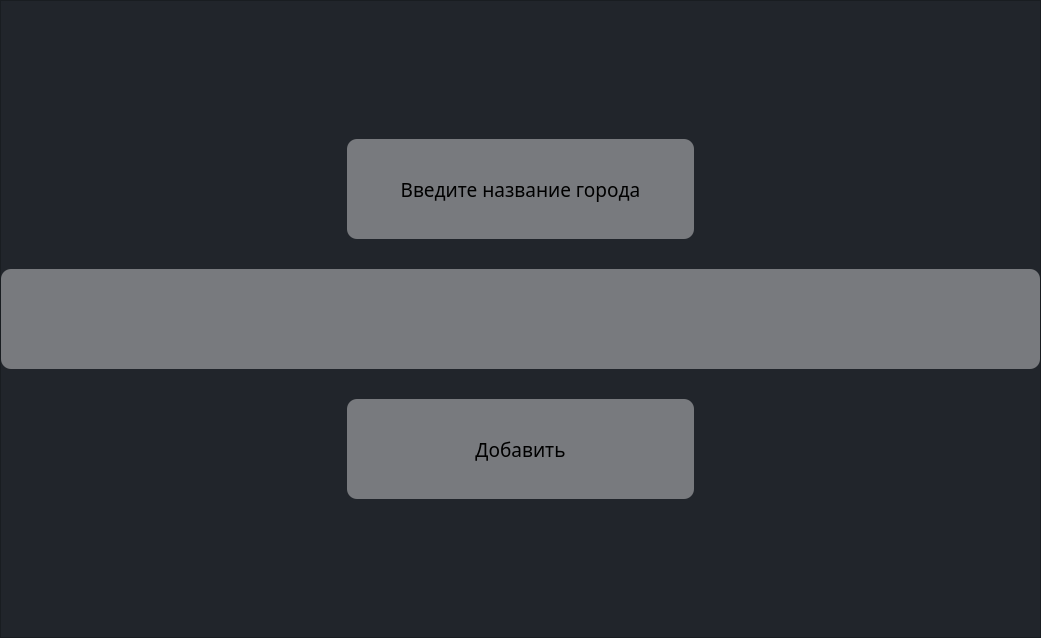
<?xml version="1.0" encoding="UTF-8"?>
<ui version="4.0">
 <class>Form</class>
 <widget class="QWidget" name="Form">
  <property name="geometry">
   <rect>
    <x>0</x>
    <y>0</y>
    <width>1041</width>
    <height>638</height>
   </rect>
  </property>
  <property name="windowTitle">
   <string>Form</string>
  </property>
  <layout class="QHBoxLayout" name="horizontalLayout_2">
   <property name="spacing">
    <number>0</number>
   </property>
   <property name="leftMargin">
    <number>0</number>
   </property>
   <property name="topMargin">
    <number>0</number>
   </property>
   <property name="rightMargin">
    <number>0</number>
   </property>
   <property name="bottomMargin">
    <number>0</number>
   </property>
   <item>
    <widget class="QFrame" name="frame">
     <property name="styleSheet">
      <string notr="true">background-color: rgb(33, 37, 43);</string>
     </property>
     <property name="frameShape">
      <enum>QFrame::StyledPanel</enum>
     </property>
     <property name="frameShadow">
      <enum>QFrame::Raised</enum>
     </property>
     <layout class="QVBoxLayout" name="verticalLayout">
      <property name="spacing">
       <number>0</number>
      </property>
      <property name="leftMargin">
       <number>0</number>
      </property>
      <property name="topMargin">
       <number>0</number>
      </property>
      <property name="rightMargin">
       <number>0</number>
      </property>
      <property name="bottomMargin">
       <number>0</number>
      </property>
      <item>
       <layout class="QGridLayout" name="gridLayout">
        <item row="5" column="1">
         <widget class="QPushButton" name="add">
          <property name="minimumSize">
           <size>
            <width>0</width>
            <height>100</height>
           </size>
          </property>
          <property name="font">
           <font>
            <family>Century Gothic</family>
            <pointsize>14</pointsize>
           </font>
          </property>
          <property name="styleSheet">
           <string notr="true">background-color: rgba(255, 255, 255, 100);
border: 0px;
border-radius: 10px;</string>
          </property>
          <property name="text">
           <string>Добавить</string>
          </property>
         </widget>
        </item>
        <item row="3" column="0" colspan="3">
         <widget class="QLineEdit" name="city_name">
          <property name="minimumSize">
           <size>
            <width>0</width>
            <height>100</height>
           </size>
          </property>
          <property name="font">
           <font>
            <family>Century Gothic</family>
            <pointsize>14</pointsize>
           </font>
          </property>
          <property name="styleSheet">
           <string notr="true">background-color: rgba(255, 255, 255, 100);
border: 0px;
border-radius: 10px;</string>
          </property>
         </widget>
        </item>
        <item row="5" column="0">
         <widget class="QLabel" name="label">
          <property name="text">
           <string/>
          </property>
         </widget>
        </item>
        <item row="0" column="1">
         <widget class="QLabel" name="label_3">
          <property name="maximumSize">
           <size>
            <width>16777215</width>
            <height>100</height>
           </size>
          </property>
          <property name="font">
           <font>
            <family>Century Gothic</family>
            <pointsize>14</pointsize>
           </font>
          </property>
          <property name="styleSheet">
           <string notr="true">background-color: rgba(255, 255, 255, 100);
border: 0px;
border-radius: 10px;</string>
          </property>
          <property name="text">
           <string>Введите название города</string>
          </property>
          <property name="alignment">
           <set>Qt::AlignCenter</set>
          </property>
         </widget>
        </item>
        <item row="5" column="2">
         <widget class="QLabel" name="label_2">
          <property name="text">
           <string/>
          </property>
         </widget>
        </item>
        <item row="1" column="1">
         <widget class="QLabel" name="label_4">
          <property name="maximumSize">
           <size>
            <width>16777215</width>
            <height>30</height>
           </size>
          </property>
          <property name="text">
           <string/>
          </property>
         </widget>
        </item>
        <item row="4" column="1">
         <widget class="QLabel" name="label_5">
          <property name="maximumSize">
           <size>
            <width>16777215</width>
            <height>30</height>
           </size>
          </property>
          <property name="text">
           <string/>
          </property>
         </widget>
        </item>
       </layout>
      </item>
     </layout>
    </widget>
   </item>
  </layout>
 </widget>
 <resources/>
 <connections/>
</ui>
